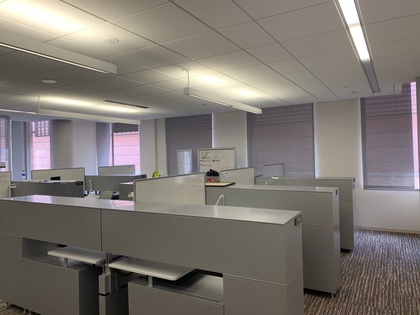
%> input picture assignment3/SourceImage.jpg, 420 x 315 px, shrunk from 4032 x 3024 before the run
$ octave --eval "script_controller;"   (GNU Octave 9; MATLAB toolbox functions it lacks are replaced by stand-ins)
%> lines starting %> are read from the running program, lines starting %| are printed output that depends on the picture
### assignment3/cameracali.m
function [K] = cameracali(Coord2d, Coord3d)
    p = estimate_projection_matrix(Coord2d, Coord3d);
    if(det(p(:, 1:3)) < 0)
       p = -p;
    end %ensures matrix is good

    [K, R, t] = convert_projection(p);
    K = K / K(3, 3); %scale K properly to K(3 3)


    % [4 lines of commented-out code are left out]
end

%this converts out porjection matrix into K, R, and T
function [K, R, t] = convert_projection(p)
    u1 = p(1,1:3);
    u2 = p(2,1:3);
    u3 = p(3,1:3);

    k = zeros(3, 3); %math from notes
    r = zeros(3, 3);
    k(3, 3) = norm(u3);
    r(3,:) = u3/k(3, 3);
    k(2, 3) = u2 * r(3,:)';
    k(2, 2) = norm(u2 - k(2, 3)*r(3,:));
    r(2,:) = (u2 - k(2,3)*r(3,:))/k(2, 2);
    k(1,3) = u1*r(3,:)';
    k(1,2)= u1*r(2,:)';
    k(1,1)= norm(u1-k(1,2)*r(2,:)-k(1,3)*r(3,:));
    r(1,:) = (u1 - k(1,2)*r(2,:) - k(1,3)*r(3,:))/k(1,1); %math from the notes

    K = k;
    R = r;
    t = k\p(:,4);
end

%calcualtes our projection matrix based on the coorddinates we get
function [p] = estimate_projection_matrix(Coord2d, Coord3d)

    N = size(Coord2d, 2);
    M = zeros(2 * N, 12);

    for i = 1:N
        lowerx_i = Coord2d(:, i);
        upperx_i = Coord3d(:, i); %sets up the matrix against the values
        M(2 * i -1, :) = [upperx_i', 1, 0, 0, 0, 0, -lowerx_i(1) * [upperx_i' 1]];
        M(2 * i, :) = [0, 0, 0, 0, upperx_i', 1, -lowerx_i(2) * [upperx_i' 1]];
    end

    [V, ~] = eig(M' * M); %finds the best fit projection matrix
    v = V(:,1);

    p = reshape(v, [], 3)'; %reshapes it properly
end

### assignment3/script_controller.m
%main script for running all the mtehods of this class
function [] = script_controller()

    %these points correspond with Coord2d
    Coord3d = transpose([
        [0 3 1];
        [0 3 6];
        [0 1 6];
        [6 1 0];
        [6 3 0];
        [2 4 2];
     ]);

    %Coord2d is stored as Coord2d in the mat file Coord2d
    Coord2d_data = load("Coord2d.mat");
    Coord2d = Coord2d_data.Coord2d;

    K = cameracali(Coord2d, Coord3d);
    relative_pose(K);
% [5 lines not run here, left out]
function [R, T] = relative_pose(K)
    image1 = imread("SourceImage.jpg");
%> image1 is the input picture: size 315x420x3 uint8; mean R, G, B 124.7, 119, 112.9
    image2 = imread("TargetImage.jpg");
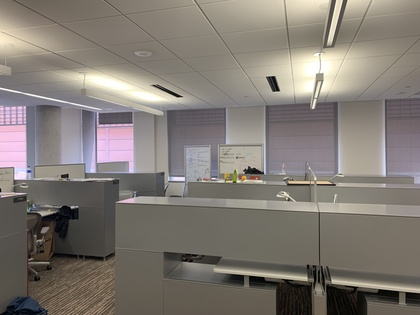
%> input picture assignment3/TargetImage.jpg, 420 x 315 px, shrunk from 4032 x 3024 before the run
%> image2 is the input picture: size 315x420x3 uint8; mean R, G, B 129.6, 123.1, 116.3

    grayImage1 = rgb2gray(image1);
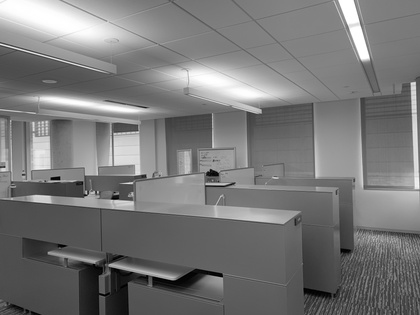
%> grayImage1: size 315x420 uint8; min 0, max 255, mean 120
    grayImage2 = rgb2gray(image2);
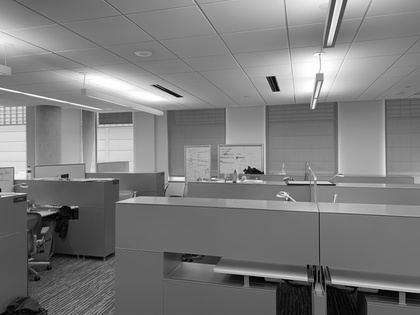
%> grayImage2: size 315x420 uint8; min 0, max 255, mean 124.2

%> (the run ends here)
